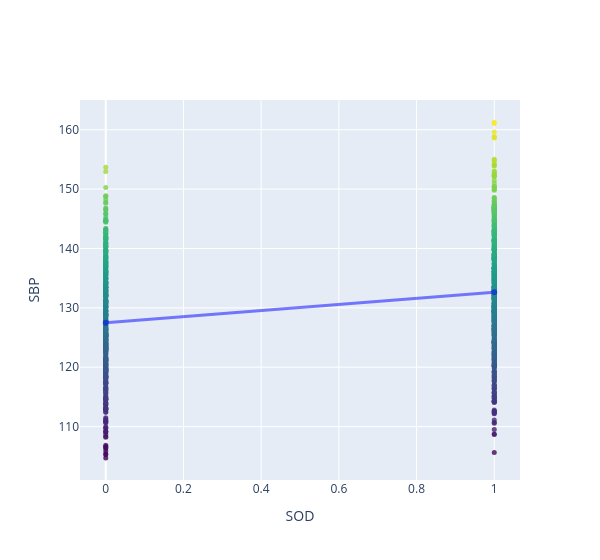

This figure's notebook cell:
### Markdown cell above
The naive estimated ACE represents the correlation between SOD and SBP, that is the increase in SBP due to SOD, in average.

### Code cell
# Generate data
data = sample_data(size = 1000)
# Create base trace
trace = go.Scatter(
    x=data['SOD'],
    y=data['SBP'],
    mode='markers',
    marker=dict(
        size=5,
        color=data['SBP'],
        colorscale='Viridis',
        opacity=0.8
    ),
    showlegend = False
)
# Create regression line
estimator = sm.OLS.from_formula("SBP ~ SOD", data).fit()
X = np.linspace(data['SOD'].min(), data['SOD'].max(), 2)
Y = np.zeros(2)
for i in range(2):
  Y[i] = estimator.predict({"SOD": X[i]}).iloc[0]
line = go.Scatter(
    x=X,
    y=Y,
    opacity=0.5,
    line = {"width" : 3, "color" : "blue"},
    showlegend = False
)
# Create figure
fig = go.Figure(data=[trace, line])
fig.update_layout(
    xaxis_title="SOD",
    yaxis_title="SBP",
    width = 6e2
)
# Show plot
fig.show()

### Figure 1 — Plotly figure (JSON) as saved in the notebook; plotly's stock layout.template omitted (floating-point values rounded to 4 significant figures; data arrays with more than 128 entries replaced by an {"elided": "..."} marker saying what was removed)
{"data": [{"marker": {"color": {"elided": "1000 float values"}, "colorscale": [[0.0, "#440154"], [0.1111, "#482878"], [0.2222, "#3e4989"], [0.3333, "#31688e"], [0.4444, "#26828e"], [0.5556, "#1f9e89"], [0.6667, "#35b779"], [0.7778, "#6ece58"], [0.8889, "#b5de2b"], [1.0, "#fde725"]], "opacity": 0.8, "size": 5}, "mode": "markers", "showlegend": false, "type": "scatter", "x": {"elided": "1000 int values"}, "y": {"elided": "1000 float values"}}, {"line": {"color": "blue", "width": 3}, "opacity": 0.5, "showlegend": false, "type": "scatter", "x": [0.0, 1.0], "y": [127.5, 132.6]}], "layout": {"width": 600.0, "xaxis": {"title": {"text": "SOD"}}, "yaxis": {"title": {"text": "SBP"}}}}
